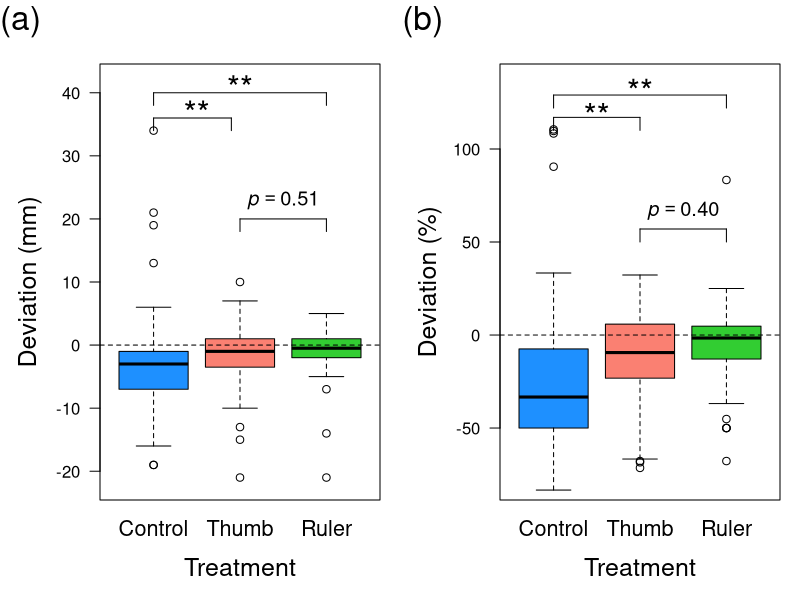

This figure's R source:
library(dplyr)
library(tidyr)
library(stringr)

# Students were asked to measure the length of 6 arthropod specimens.

# Students were assigned to one of 3 treatments:
#  A - control, students were asked to estimate the length 
#      in millimeters without any tools or prompting of length reference points.
#  B - students were allowed to measure the width of their thumbnail and/or 
#      fingernail in millimeters immediately prior to being asked to estimate length of specimens
#      (i.e. they could use their thumb to aid in estimation)
#  C - students were provided a ruler to aid in estimating arthropod length


# Survey results with length estimations
results = read.csv('data/raw_length_estimates.csv', header = T)

names(results)[2:8] = c('Group', 'Specimen1_8', 'Specimen2_21', 'Specimen3_6', 
                        'Specimen4_31', 'Specimen5_12', 'Specimen6_19')

results$color = case_when(results$Group == 'A' ~ 'dodgerblue',
                          results$Group == 'B' ~ 'salmon',
                          results$Group == 'C' ~ 'limegreen')

results$symbol = case_when(results$Group == 'A' ~ 17,
                          results$Group == 'B' ~ 15,
                          results$Group == 'C' ~ 16)

# One student (row 10) measured in cm, while one student (row 4) measured in tenths of mm.

# Plotting revised data
results2 = results
results2[4, 3:8] = results[4, 3:8]/10
results2[10, 3:8] = results[10, 3:8]*10


long = pivot_longer(results2, cols = Specimen1_8:Specimen6_19, names_to = "Specimen")
long$trueLength = as.numeric(word(long$Specimen, 2, sep = "_"))
long$deviation = long$value - long$trueLength
long$pctdev = 100*long$deviation/long$trueLength

long %>% group_by(Group) %>% summarize(medDev = median(deviation), medPct = median(pctdev))

lengthdata = data.frame(Control_deviation = long$deviation[long$Group == 'A'],
                         Control_pctdev = long$pctdev[long$Group == 'A'],
                         Thumb_deviation = c(long$deviation[long$Group == 'B'], rep(NA, 108 - sum(long$Group == 'B'))),
                         Thumb_pctdev = c(long$pctdev[long$Group == 'B'], rep(NA, 108 - sum(long$Group == 'B'))),
                         Ruler_deviation = c(long$deviation[long$Group == 'C'], rep(NA, 108 - sum(long$Group == 'C'))),
                         Ruler_pctdev = c(long$pctdev[long$Group == 'C'], rep(NA, 108 - sum(long$Group == 'C'))))


# Wilcoxon tests
wilcox.test(lengthdata$Control_deviation, lengthdata$Thumb_deviation, paired = FALSE)
wilcox.test(lengthdata$Ruler_deviation, lengthdata$Thumb_deviation, paired = FALSE)
wilcox.test(lengthdata$Control_deviation, lengthdata$Ruler_deviation, paired = FALSE)

wilcox.test(lengthdata$Control_pctdev, lengthdata$Thumb_pctdev, paired = FALSE)
wilcox.test(lengthdata$Ruler_pctdev, lengthdata$Thumb_pctdev, paired = FALSE)
wilcox.test(lengthdata$Control_pctdev, lengthdata$Ruler_pctdev, paired = FALSE)

# Plot
pdf('figures/Figure6_length_accuracy.pdf', height = 5, width = 8)
par(mfrow = c(1, 2), mar = c(5, 5, 1, 1), oma = c(0, 0, 2.2, 0))
boxplot(lengthdata[, c(1, 3, 5)], xaxt = "n", xlab = "Treatment", ylab = "Deviation (mm)", cex.lab = 1.5, 
        col = c('dodgerblue', 'salmon', 'limegreen'), las = 1, ylim = c(-22, 42))
abline(h = 0, lty = 'dashed')
mtext("(a)", side = 3, line = 0.5, adj = 0, cex = 2, outer = TRUE)
mtext(c("Control", "Thumb", "Ruler"), 1, at = 1:3, line = 1, cex = 1.3)
segments(x0= c(1, 1, 1.9), y0 = c(34, 36, 36), x1 = c(1, 1.9, 1.9), y1 = c(36, 36, 34))
text(1.5, 38, "**", cex = 2)
segments(x0= c(1, 1, 3), y0 = c(38, 40, 40), x1 = c(1, 3, 3), y1 = c(40, 40, 38))
text(2, 42, "**", cex = 2)
segments(x0= c(2, 2, 3), y0 = c(18, 20, 20), x1 = c(2, 3, 3), y1 = c(20, 20, 18))
text(2.5, 23, expression(italic(p) == 0.51), cex = 1.2)


boxplot(lengthdata[, c(2, 4, 6)], xaxt = "n", xlab = "Treatment", ylab = "Deviation (%)", cex.lab = 1.5, 
        col = c('dodgerblue', 'salmon', 'limegreen'), las = 1, ylim = c(-80, 137))
abline(h = 0, lty = 'dashed')
mtext("(b)", side = 3, line = 0.5, adj = 0.53, cex = 2, outer = TRUE)
mtext(c("Control", "Thumb", "Ruler"), 1, at = 1:3, line = 1, cex = 1.3)
segments(x0= c(1, 1, 2), y0 = c(110, 117, 117), x1 = c(1, 2, 2), y1 = c(117, 117, 110))
text(1.5, 122, "**", cex = 2)
segments(x0= c(1, 1, 3), y0 = c(122, 129, 129), x1 = c(1, 3, 3), y1 = c(129, 129, 122))
text(2, 135, "**", cex = 2)
segments(x0= c(2, 2, 3), y0 = c(50, 57, 57), x1 = c(2, 3, 3), y1 = c(57, 57, 50))
text(2.5, 67, expression(italic(p) == "0.40"), cex = 1.2)
dev.off()
